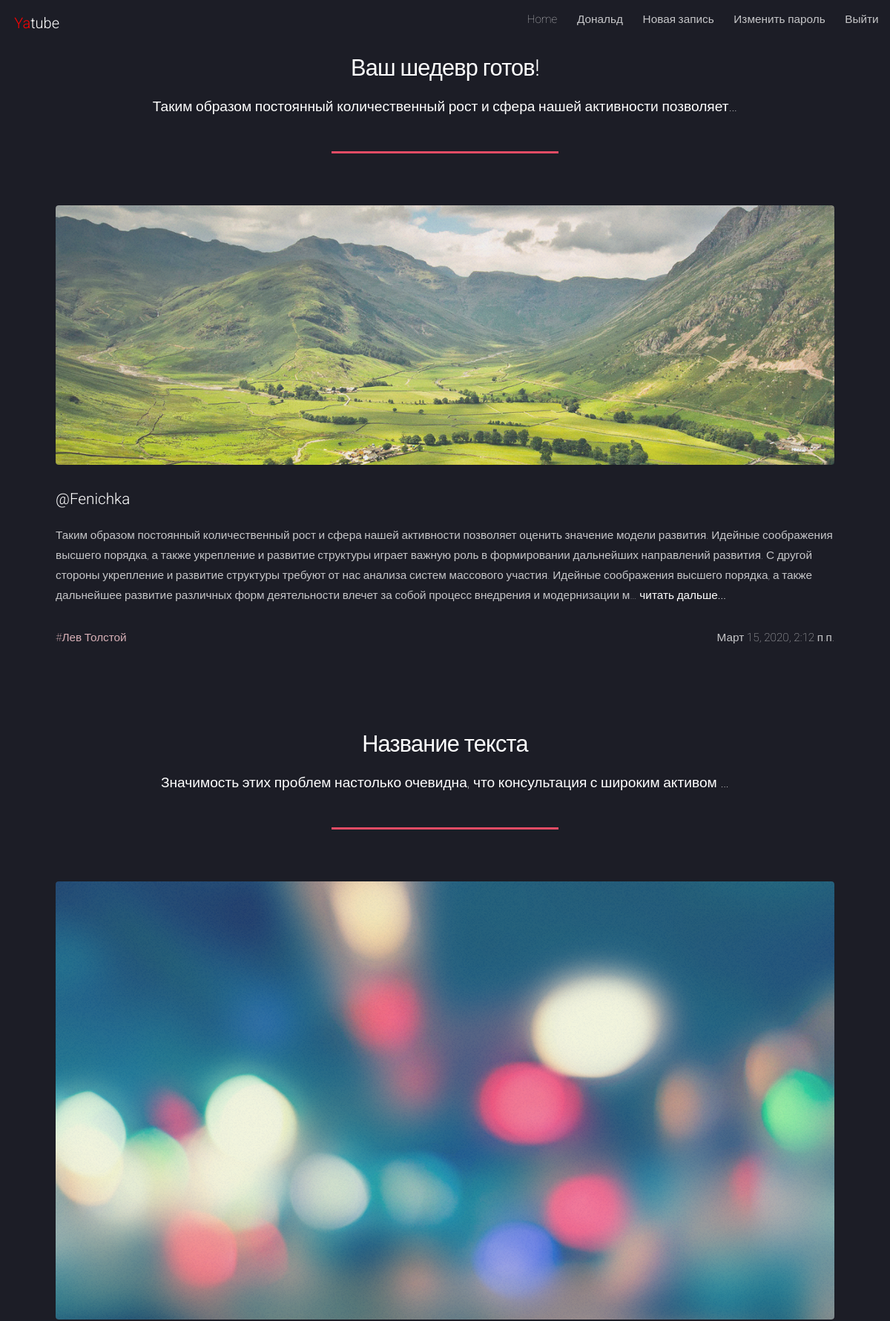
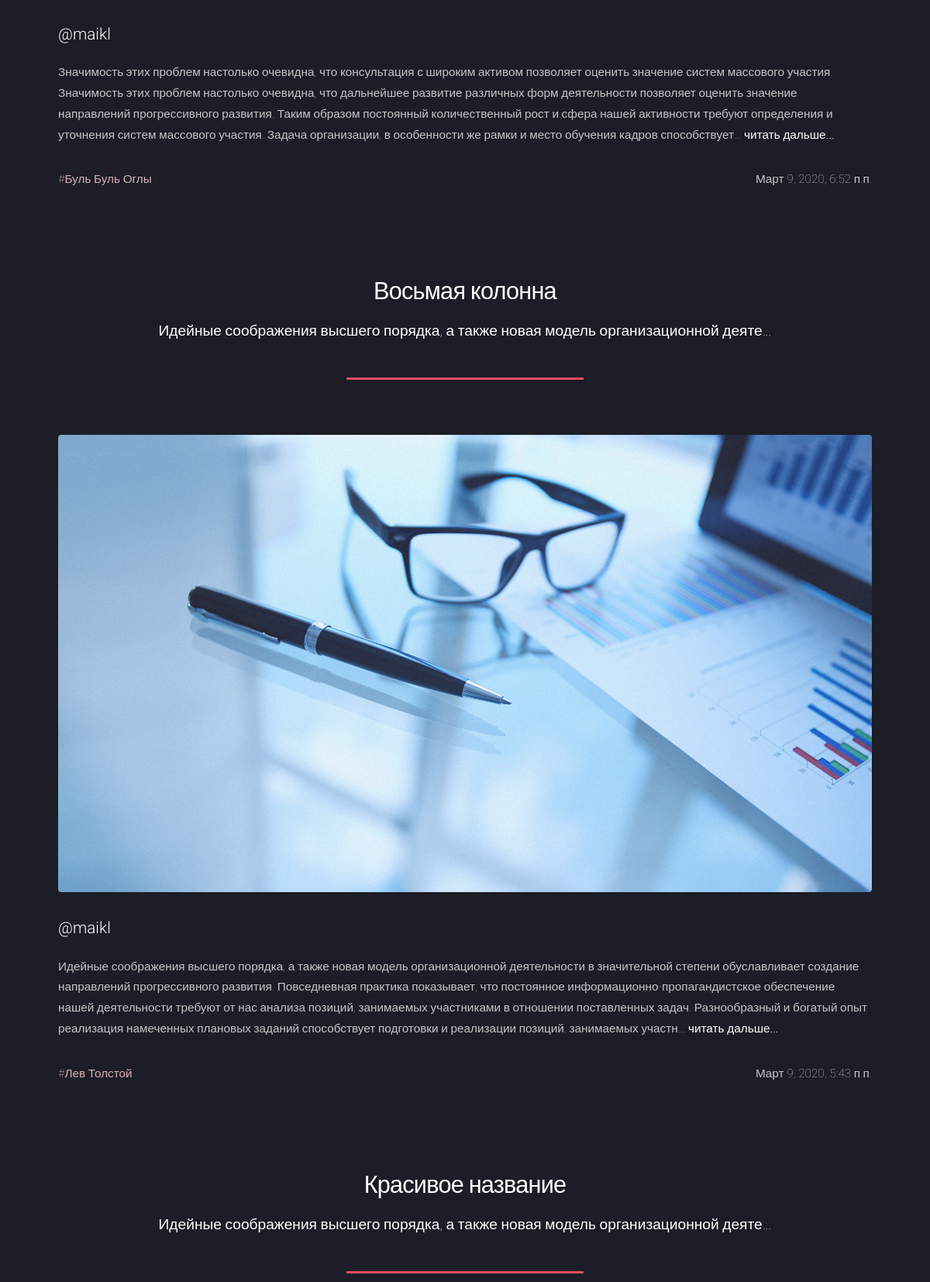
The app's page /follow/ (signed in, upper part) with its own data (2 pictures, top to bottom).
### posts/models.py (models this page shows, shortened)
class Post(models.Model):
    title = models.CharField("Название текста", max_length=100, default="Название текста")
    text = models.TextField()
    pub_date = models.DateTimeField("date published", auto_now_add=True)
    author = models.ForeignKey(User, on_delete=models.CASCADE, related_name="author_posts")
    group = models.ForeignKey(Group, on_delete=models.SET_NULL, blank=True, null=True)
    image = models.ImageField(upload_to='posts/', blank=True, null=True)  # поле для картинки
    index_page = models.CharField(max_length=512, blank=True, db_index=True)

class Group(models.Model):
    title = models.CharField(max_length=200)
    slug = models.SlugField(max_length=130, unique=True)
    description = models.TextField("Описание")
    def __str__(self):
        return self.title

### posts/views.py (the view)
# urls.py: path("follow/", views.follow_index, name="follow_index"),
@login_required
def follow_index(request):
    follow = Follow.objects.filter(user=request.user)
    post = Post.objects.filter(author__following__in=follow)
    paginator = Paginator(post.order_by("-pub_date"), 8)
    page_number = request.GET.get('page')
    page = paginator.get_page(page_number)
    return render(request, "posts/follows.html", {"page": page, "paginator": paginator})

### posts/templates/posts/follows.html (shortened to what this page needs)
{% extends "base.html" %}
{% block content %}
{% for post in page %}
{% include "posts/posts_items.html" with post=post %}
{% endfor %}
{% endblock %}

### posts/templates/posts/navi_header.html (shortened to what this page needs)
<header id="header">
    <h1 id="logo"><a class="navbar-brand" href="/"><span style="color:red">Ya</span>tube</a></h1>
    <nav id="nav">
        <ul>
            <li><a href="{% url 'index' %}">Home</a></li>
            {% if user.is_authenticated %}
            {% if user.first_name %}
                <li><a href="{% url 'profile' user.username %}">{{ user.first_name }}</a>
                </li>
            {% endif %}
                <li><a href="{% url 'new_post' %}">Новая запись</a></li>
                <li><a href="{% url 'password_change' %}">Изменить пароль</a></li>
                <li><a href="{% url 'logout' %}">Выйти</a></li>
            {% else %}
                <li><a href="{% url 'posts' %}">Статьи</a></li>
                <li><a href="{% url 'login' %}" class="button special">Войти</a></li>
                <li><a href="{% url 'signup' %}" class="button special">Регистрация</a></li>
            {% endif %}
        </ul>
    </nav>
</header>

### posts/templates/posts/posts_items.html
{% load static %}
<div id="main" class="wrapper style1">
    <div class="container">
        <header class="major">
            <h2>{{ post.title }}</h2>
            <p>{{ post.text|truncatechars:80 }}</p>
        </header>
            <section id="content">
                {% load thumbnail %}
                {% thumbnail post.image "1024x339" crop="center" upscale=True as im %}
                <a href="#" class="image fit"><img src="{{ im.url }}" alt="" /></a>
                {% endthumbnail %}
                <h3>@{{ post.author }}</h3>
                <p>{{ post.text|truncatechars:500 }}<strong><a href="{% url 'post_detail' post.author post.id %}"> читать дальше...</a></strong></p>
                <ul>{% if post.group.slug %}
                    <li><span><a href="{% url 'group' post.group.slug %}">#{{ post.group }}</a></span></li>
                    {% else %}
                    <li><span><a href="/">#Нет группы</a></span></li>
                    {% endif %}
                    <li>{{ post.pub_date }}</li>
                </ul>
            </section>
    </div>
</div>

### posts/static/css/style.css (style rules this page uses)
strong a { text-decoration: none; border-bottom: none; color: unset; }
span a { color: #d7b0b6; border-bottom: none; }
#content ul { margin: 0; padding-left: 0; }
#content ul li { display: inline-block; padding-left: 0; }
#content ul li:last-child { float: right; margin-bottom: 40px; }

### records on screen
Post: title "Ваш шедевр готов!", text "Таким образом постоянный количественный рост и сфера нашей активности позволяет…", shows a picture, author "Fenichka", text "Таким образом постоянный количественный рост и сфера нашей активности позволяет оценить значение модели развития. Идейные соображения высшего порядка, а также укрепление и развитие структуры играет важную роль в формировании дальнейших направлений развития. С другой стороны укрепление и развитие структуры требуют от нас анализа систем массового участия. Идейные соображения высшего порядка, а также дальнейшее развитие различных форм деятельности влечет за собой процесс внедрения и модернизации м…", group "Лев Толстой", pub_date "Март 15, 2020, 2:12 п.п."
Post: title "Название текста", text "Значимость этих проблем настолько очевидна, что консультация с широким активом …", shows a picture, author "maikl", text "Значимость этих проблем настолько очевидна, что консультация с широким активом позволяет оценить значение систем массового участия. Значимость этих проблем настолько очевидна, что дальнейшее развитие различных форм деятельности позволяет оценить значение направлений прогрессивного развития. Таким образом постоянный количественный рост и сфера нашей активности требуют определения и уточнения систем массового участия. Задача организации, в особенности же рамки и место обучения кадров способствует…", group "Буль Буль Оглы", pub_date "Март 9, 2020, 6:52 п.п."
Post: title "Восьмая колонна", text "Идейные соображения высшего порядка, а также новая модель организационной деяте…", shows a picture, author "maikl", text "Идейные соображения высшего порядка, а также новая модель организационной деятельности в значительной степени обуславливает создание направлений прогрессивного развития. Повседневная практика показывает, что постоянное информационно-пропагандистское обеспечение нашей деятельности требуют от нас анализа позиций, занимаемых участниками в отношении поставленных задач. Разнообразный и богатый опыт реализация намеченных плановых заданий способствует подготовки и реализации позиций, занимаемых участн…", group "Лев Толстой", pub_date "Март 9, 2020, 5:43 п.п."
Post: title "Красивое название", text "Идейные соображения высшего порядка, а также новая модель организационной деяте…"

### other values on screen
{{ user.first_name }} "Дональд"
